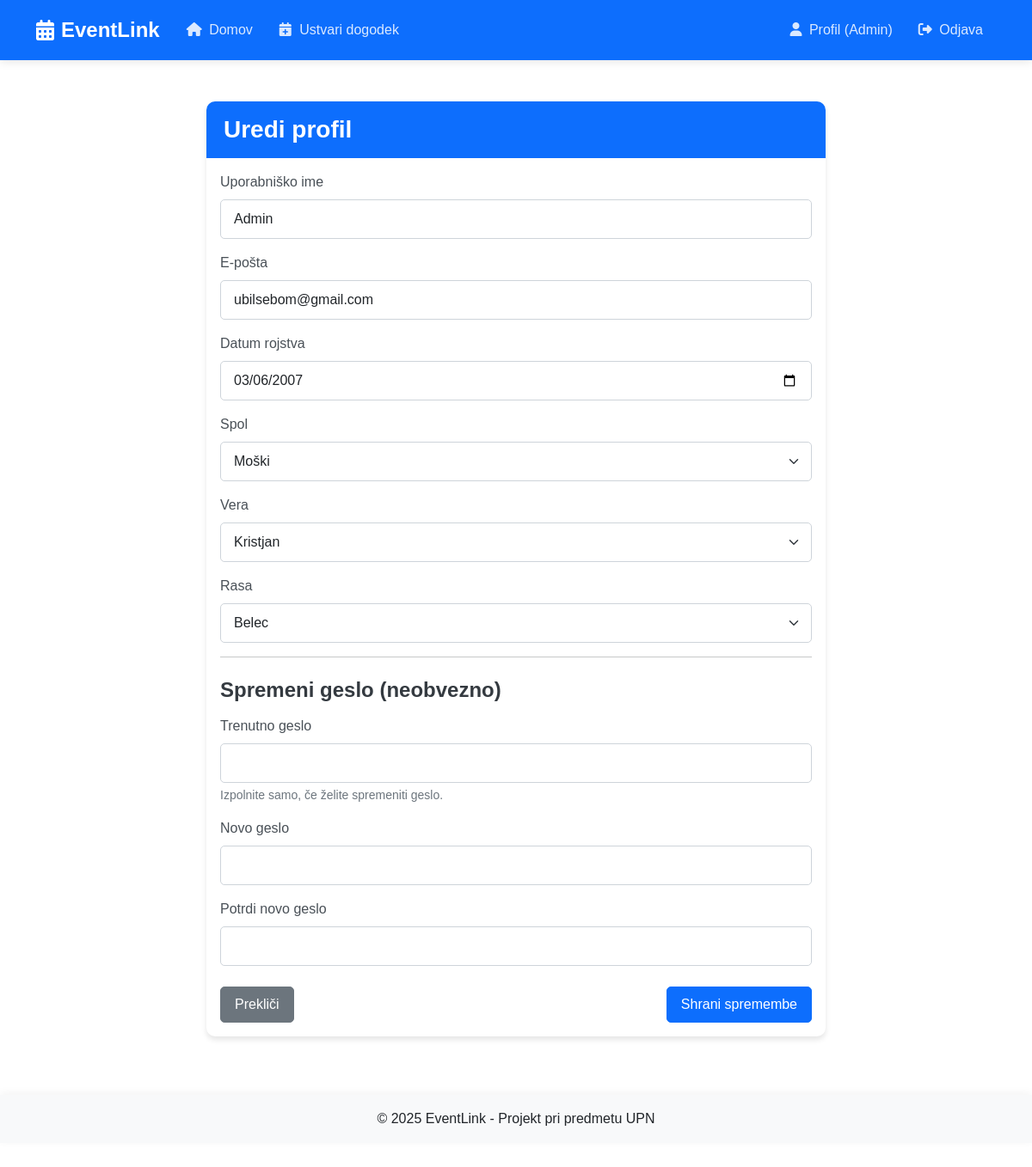
The page /edit_profile (signed in) on the database as committed earlier.
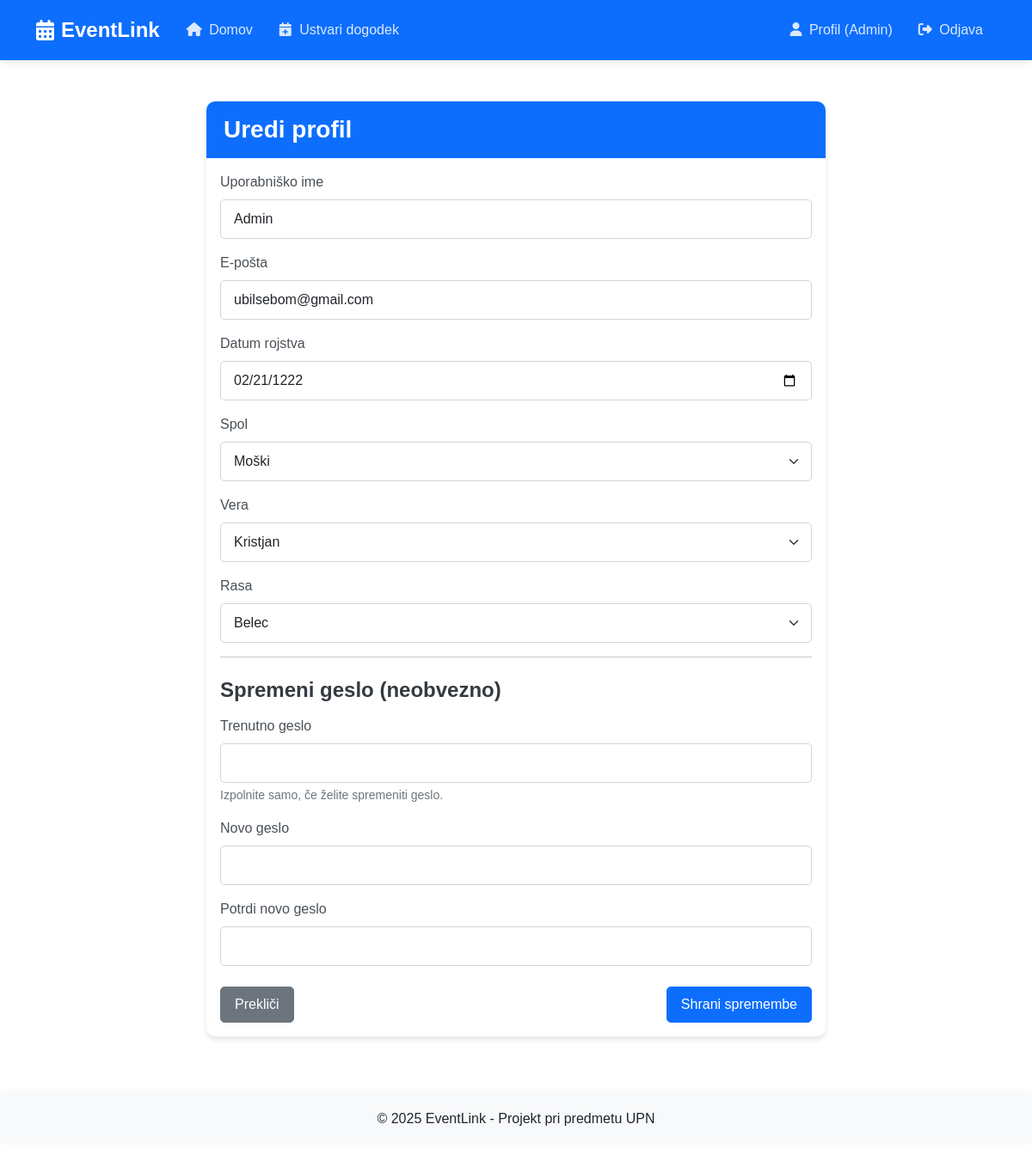
The same page on the database as committed later.
### tables this page shows
CREATE TABLE users (
        id INTEGER PRIMARY KEY AUTOINCREMENT,
        username TEXT NOT NULL,
        email TEXT UNIQUE NOT NULL,
        password TEXT NOT NULL,
        gender TEXT NOT NULL,
        religion TEXT NOT NULL,
        race TEXT NOT NULL,
        date_of_birth TEXT NOT NULL,
        created_at TEXT NOT NULL
    );

### app.py (the view, shortened to what this page needs)
@app.route('/edit_profile', methods=['GET', 'POST'])
def edit_profile():
    if 'user_id' not in session:
        flash('Za urejanje profila se morate prijaviti!', 'danger')
        return redirect(url_for('login'))
    user_id = session['user_id']
    db = get_db()
    cursor = db.execute('SELECT * FROM users WHERE id = ?', (user_id,))
    user = cursor.fetchone()
    return render_template('edit_profile.html', user=user)

### app.py (called while the page is built)
def get_db():
    db = getattr(g, '_database', None)
    if db is None:
        db = g._database = sqlite3.connect(DATABASE)
        db.row_factory = sqlite3.Row  # da lahko dostopamo do stolpcev po imenih
    return db

@app.teardown_appcontext
def close_connection(exception):
    db = getattr(g, '_database', None)
    if db is not None:
        db.close()

### templates/edit_profile.html (shortened to what this page needs)
{% extends 'base.html' %}
{% block content %}
<div class="container mt-5">
    <div class="row justify-content-center">
        <div class="col-md-8">
            <div class="card">
                <div class="card-header bg-primary text-white">
                    <h3 class="mb-0 nasl">Uredi profil</h3>
                </div>
                <div class="card-body">
                    <form method="POST" action="{{ url_for('edit_profile') }}">
                        <div class="mb-3">
                            <label for="username" class="form-label">Uporabniško ime</label>
                            <input type="text" class="form-control" id="username" name="username" value="{{ user['username'] }}" required>
                        </div>
                        <div class="mb-3">
                            <label for="email" class="form-label">E-pošta</label>
                            <input type="email" class="form-control" id="email" name="email" value="{{ user['email'] }}" required>
                        </div>
                        <div class="mb-3">
                            <label for="date_of_birth" class="form-label">Datum rojstva</label>
                            <input type="date" class="form-control" id="date_of_birth" name="date_of_birth" value="{{ user['date_of_birth'] }}" required>
                        </div>
                        <div class="mb-3">
                            <label for="gender" class="form-label">Spol</label>
                            <select class="form-select" id="gender" name="gender" required>
                                <option value="moski" {% if user['gender'] == 'moski' %}selected{% endif %}>Moški</option>
                            </select>
                        </div>
                        <div class="mb-3">
                            <label for="religion" class="form-label">Vera</label>
                            <select class="form-select" id="religion" name="religion" required>
                                <option value="kristjan" {% if user['religion'] == 'kristjan' %}selected{% endif %}>Kristjan</option>
                            </select>
                        </div>
                        <div class="mb-3">
                            <label for="race" class="form-label">Rasa</label>
                            <select class="form-select" id="race" name="race" required>
                                <option value="belc" {% if user['race'] == 'belc' %}selected{% endif %}>Belec</option>
                            </select>
                        </div>
                        <hr>
                        <h4 class="mt-4 mb-3">Spremeni geslo (neobvezno)</h4>
                        <div class="mb-3">
                            <label for="current_password" class="form-label">Trenutno geslo</label>
                            <input type="password" class="form-control" id="current_password" name="current_password">
                            <div class="form-text">Izpolnite samo, če želite spremeniti geslo.</div>
                        </div>
                        <div class="mb-3">
                            <label for="new_password" class="form-label">Novo geslo</label>
                            <input type="password" class="form-control" id="new_password" name="new_password">
                        </div>
                        <div class="mb-3">
                            <label for="confirm_password" class="form-label">Potrdi novo geslo</label>
                            <input type="password" class="form-control" id="confirm_password" name="confirm_password">
                        </div>
                        <div class="d-flex justify-content-between mt-4">
                            <a href="{{ url_for('profile') }}" class="btn btn-secondary">Prekliči</a>
                            <button type="submit" class="btn btn-primary">Shrani spremembe</button>
                        </div>
                    </form>
                </div>
            </div>
        </div>
    </div>
</div>
{% endblock %}

### templates/base.html (shortened to what this page needs)
<!DOCTYPE html>
<html lang="sl">
<head>
    <link href="https://cdn.jsdelivr.net/npm/bootstrap@5.3.0-alpha1/dist/css/bootstrap.min.css" rel="stylesheet">
    <link rel="stylesheet" href="https://cdnjs.cloudflare.com/ajax/libs/font-awesome/6.4.0/css/all.min.css">
    <link rel="stylesheet" href="https://cdnjs.cloudflare.com/ajax/libs/animate.css/4.1.1/animate.min.css">
    <link rel="stylesheet" href="{{ url_for('static', filename='css/style.css') }}">
</head>
<body>
    <nav class="navbar navbar-expand-lg navbar-dark bg-primary sticky-top">
        <div class="container">
            <a class="navbar-brand d-flex align-items-center" href="{{ url_for('home') }}">
                <i class="fas fa-calendar-alt me-2"></i>
                <span>EventLink</span>
            </a>
            <div class="collapse navbar-collapse" id="navbarNav">
                <ul class="navbar-nav me-auto">
                    <li class="nav-item">
                        <a class="nav-link" href="{{ url_for('home') }}">
                            <i class="fas fa-home me-1"></i> Domov
                        </a>
                    </li>
                    {% if 'user_id' in session %}
                    <li class="nav-item">
                        <a class="nav-link" href="{{ url_for('create_event') }}">
                            <i class="fas fa-calendar-plus me-1"></i> Ustvari dogodek
                        </a>
                    </li>
                    {% endif %}
                </ul>
                <ul class="navbar-nav ms-auto">
                    {% if 'user_id' in session %}
                        <li class="nav-item">
                            <a class="nav-link" href="{{ url_for('profile') }}">
                                <i class="fas fa-user me-1"></i> Profil ({{ session['username'] }})
                            </a>
                        </li>
                        <li class="nav-item">
                            <a class="nav-link" href="{{ url_for('logout') }}">
                                <i class="fas fa-sign-out-alt me-1"></i> Odjava
                            </a>
                        </li>
                    {% endif %}
                </ul>
            </div>
        </div>
    </nav>
    <div class="container mt-4">
        {% block content %}{% endblock %}
    </div>
    <footer class="mt-5 py-3 bg-light text-center">
        <div class="container">
            <p class="mb-0">&copy; 2025 EventLink - Projekt pri predmetu UPN</p>
        </div>
    </footer>
</body>
</html>

Rows that differ between the two databases and show on the page:
changed users "Admin": date_of_birth "03/06/2007" → "02/21/1222"
